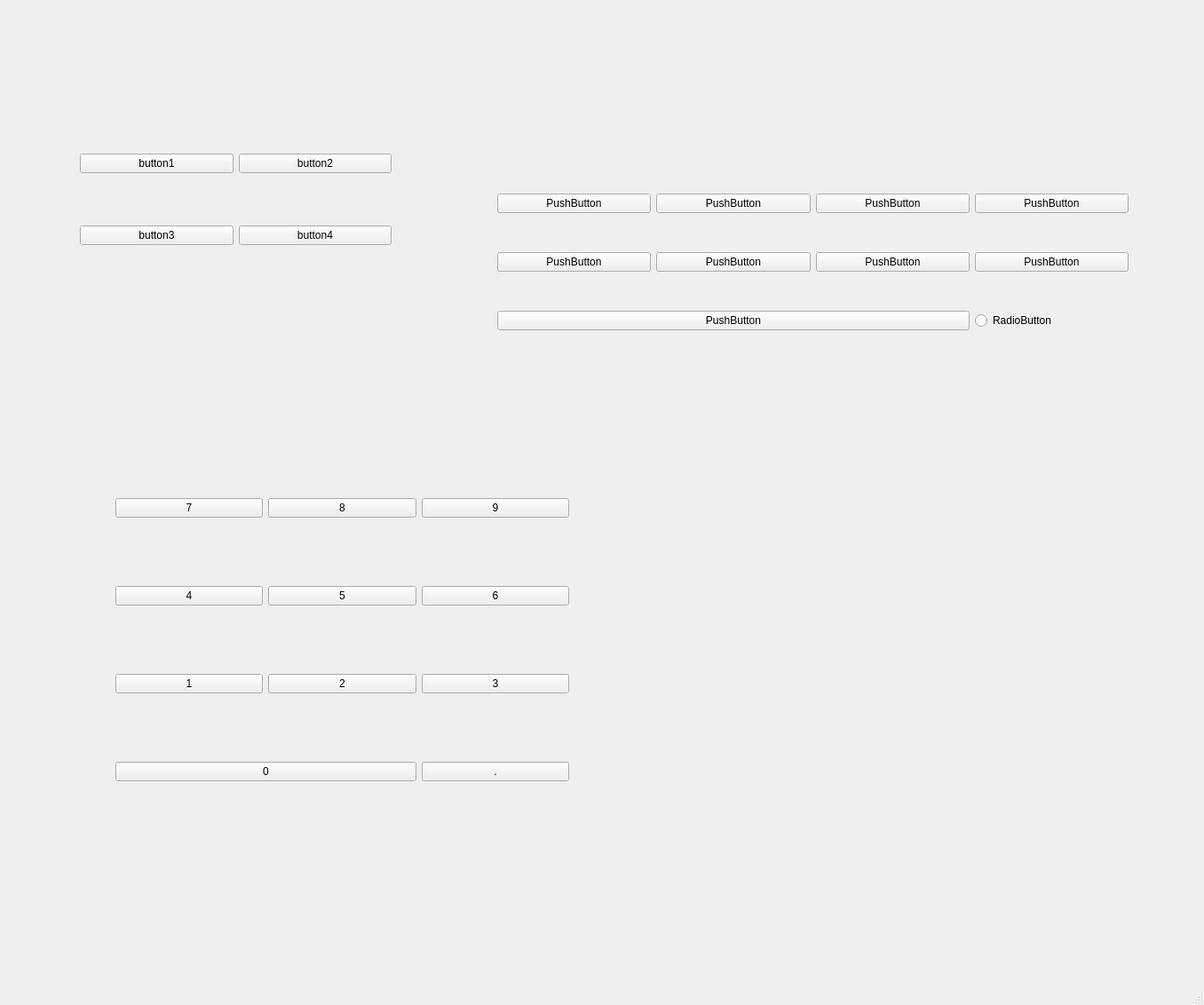
<?xml version="1.0" encoding="UTF-8"?>
<ui version="4.0">
 <class>MainWindow</class>
 <widget class="QMainWindow" name="MainWindow">
  <property name="geometry">
   <rect>
    <x>0</x>
    <y>0</y>
    <width>1356</width>
    <height>1132</height>
   </rect>
  </property>
  <property name="windowTitle">
   <string>MainWindow</string>
  </property>
  <widget class="QWidget" name="centralwidget">
   <widget class="QWidget" name="gridLayoutWidget">
    <property name="geometry">
     <rect>
      <x>560</x>
      <y>180</y>
      <width>711</width>
      <height>231</height>
     </rect>
    </property>
    <layout class="QGridLayout" name="gridLayout_3">
     <item row="0" column="0">
      <widget class="QPushButton" name="pushButton_16">
       <property name="text">
        <string>PushButton</string>
       </property>
      </widget>
     </item>
     <item row="0" column="1">
      <widget class="QPushButton" name="pushButton_17">
       <property name="text">
        <string>PushButton</string>
       </property>
      </widget>
     </item>
     <item row="1" column="1">
      <widget class="QPushButton" name="pushButton_19">
       <property name="text">
        <string>PushButton</string>
       </property>
      </widget>
     </item>
     <item row="0" column="2">
      <widget class="QPushButton" name="pushButton_20">
       <property name="text">
        <string>PushButton</string>
       </property>
      </widget>
     </item>
     <item row="1" column="2">
      <widget class="QPushButton" name="pushButton_21">
       <property name="text">
        <string>PushButton</string>
       </property>
      </widget>
     </item>
     <item row="1" column="0">
      <widget class="QPushButton" name="pushButton_18">
       <property name="text">
        <string>PushButton</string>
       </property>
      </widget>
     </item>
     <item row="0" column="3">
      <widget class="QPushButton" name="pushButton_24">
       <property name="text">
        <string>PushButton</string>
       </property>
      </widget>
     </item>
     <item row="2" column="0" colspan="3">
      <widget class="QPushButton" name="pushButton_22">
       <property name="text">
        <string>PushButton</string>
       </property>
      </widget>
     </item>
     <item row="1" column="3">
      <widget class="QPushButton" name="pushButton_25">
       <property name="text">
        <string>PushButton</string>
       </property>
      </widget>
     </item>
     <item row="2" column="3">
      <widget class="QRadioButton" name="radioButton">
       <property name="text">
        <string>RadioButton</string>
       </property>
      </widget>
     </item>
    </layout>
   </widget>
   <widget class="QWidget" name="">
    <property name="geometry">
     <rect>
      <x>90</x>
      <y>120</y>
      <width>351</width>
      <height>211</height>
     </rect>
    </property>
    <layout class="QGridLayout" name="gridLayout">
     <item row="0" column="0">
      <widget class="QPushButton" name="pushButton">
       <property name="text">
        <string>button1</string>
       </property>
      </widget>
     </item>
     <item row="0" column="1">
      <widget class="QPushButton" name="pushButton_2">
       <property name="text">
        <string>button2</string>
       </property>
      </widget>
     </item>
     <item row="1" column="0">
      <widget class="QPushButton" name="pushButton_4">
       <property name="text">
        <string>button3</string>
       </property>
      </widget>
     </item>
     <item row="1" column="1">
      <widget class="QPushButton" name="pushButton_3">
       <property name="text">
        <string>button4</string>
       </property>
      </widget>
     </item>
    </layout>
   </widget>
   <widget class="QWidget" name="">
    <property name="geometry">
     <rect>
      <x>130</x>
      <y>490</y>
      <width>511</width>
      <height>461</height>
     </rect>
    </property>
    <layout class="QGridLayout" name="gridLayout_2">
     <item row="0" column="0">
      <widget class="QPushButton" name="pushButton_5">
       <property name="text">
        <string>7</string>
       </property>
      </widget>
     </item>
     <item row="0" column="1">
      <widget class="QPushButton" name="pushButton_6">
       <property name="text">
        <string>8</string>
       </property>
      </widget>
     </item>
     <item row="0" column="2">
      <widget class="QPushButton" name="pushButton_7">
       <property name="text">
        <string>9</string>
       </property>
      </widget>
     </item>
     <item row="1" column="0">
      <widget class="QPushButton" name="pushButton_9">
       <property name="text">
        <string>4</string>
       </property>
      </widget>
     </item>
     <item row="1" column="1">
      <widget class="QPushButton" name="pushButton_10">
       <property name="text">
        <string>5</string>
       </property>
      </widget>
     </item>
     <item row="1" column="2">
      <widget class="QPushButton" name="pushButton_8">
       <property name="text">
        <string>6</string>
       </property>
      </widget>
     </item>
     <item row="2" column="0">
      <widget class="QPushButton" name="pushButton_12">
       <property name="text">
        <string>1</string>
       </property>
      </widget>
     </item>
     <item row="2" column="1">
      <widget class="QPushButton" name="pushButton_11">
       <property name="text">
        <string>2</string>
       </property>
      </widget>
     </item>
     <item row="2" column="2">
      <widget class="QPushButton" name="pushButton_13">
       <property name="text">
        <string>3</string>
       </property>
      </widget>
     </item>
     <item row="3" column="0" colspan="2">
      <widget class="QPushButton" name="pushButton_14">
       <property name="text">
        <string>0</string>
       </property>
      </widget>
     </item>
     <item row="3" column="2">
      <widget class="QPushButton" name="pushButton_15">
       <property name="text">
        <string>.</string>
       </property>
      </widget>
     </item>
    </layout>
   </widget>
  </widget>
  <widget class="QMenuBar" name="menubar">
   <property name="geometry">
    <rect>
     <x>0</x>
     <y>0</y>
     <width>1356</width>
     <height>37</height>
    </rect>
   </property>
  </widget>
  <widget class="QStatusBar" name="statusbar"/>
 </widget>
 <resources/>
 <connections/>
</ui>
